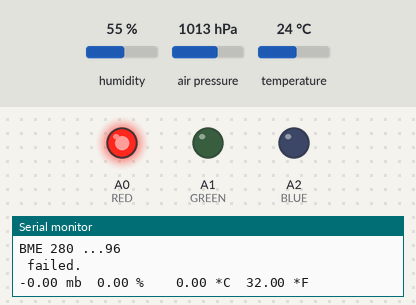
This sketch was run on a simulated Arduino Nano, built with avr-gcc and run on an emulated ATmega328P. Shown: output pins drawn as LEDs (lit = HIGH), the last lines printed to the serial monitor. Wiring (inferred from the names in the program): BME280 sensor at I2C address 0x76. Inputs (shaded band) come from the test bench; at power-on: humidity 55 %, air pressure 1013 hPa, temperature 24 °C. Storage starts empty.

Above: at 0.12 s.
At 1.12 s:
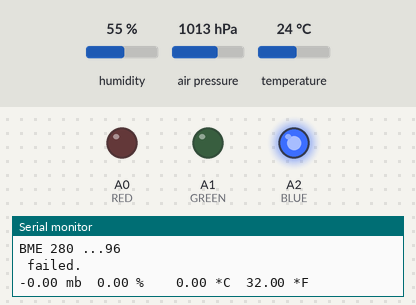
At 2.73 s:
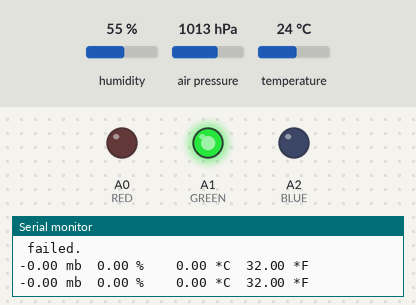
Timing chart, 0 to 3.0 s (numbered marks = the images above):
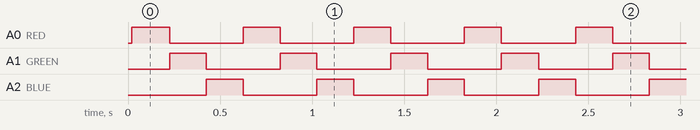

The sketch:

rocket.ino
```cpp
#include <SPI.h>
#include <SD.h>
#include <Wire.h>
#include <DGBme280.h>

// Pin layout:
// RED led A0
// GREEN led A1
// BLUE led A2
// CS - pin 10
// MISO - pin 12
// MOSI - pin 11
// SCK - pin 13
// A6 chipselect for BME280
// A5 SCL for I2C
// A4 SDA for I2C

int chipSelect=10;
int BME_SELECT = A6;

int RED = A0;
int GREEN = A1;
int BLUE = A2;

DGBme280 bme(0x76);

#define SEALEVELPRESSURE_HPA (1013.25)

void setup() {

  pinMode(BME_SELECT, OUTPUT);
  pinMode(GREEN, OUTPUT);
  pinMode(RED, OUTPUT);
  pinMode(BLUE, OUTPUT);
  digitalWrite(BME_SELECT, HIGH);

   // Open serial communications and wait for port to open:
  Serial.begin(9600);
  while (!Serial) {
    ; // wait for serial port to connect. Needed for native USB port only
  }
  Serial.print("SD ...");

  if (!SD.begin(chipSelect)) {
    Serial.println(" failed.");
  } else {
    Serial.println(" OK!");
  }

  Serial.print("BME 280 ...");
  if ( !bme.begin() ) {
    Serial.println(" failed.");
  } else {
    Serial.println(" OK!");
  }

}

void ledTick() {
  static int tick = 0;
  digitalWrite(RED, tick%3 == 0);
  digitalWrite(GREEN, tick%3 == 1);
  digitalWrite(BLUE, tick%3 == 2);
  tick = (tick+1)%3;
}

void printValues() {
  bme.readSensor();
  Serial.print(bme.getPressure_MB()); Serial.print(" mb\t"); // Pressure in millibars
  Serial.print(bme.getHumidity()); Serial.print(" %\t\t");
  Serial.print(bme.getTemperature_C()); Serial.print(" *C\t");
  Serial.print(bme.getTemperature_F()); Serial.println(" *F");
}

void sensorTick() {
  static int tick = 0;
  if ( tick%10 == 0 ) {
    printValues();
  }
  tick = (tick+1)%10;
}

void loop() {
  ledTick();
  sensorTick();
  delay(200);
}
```

Measured:
- by itself, A0 (RED), A1 (GREEN), A2 (BLUE): alternates HIGH for 0.20 s and LOW for 0.40 s
- by itself, everything shown: repeats every 0.60 s, in 3 steps
